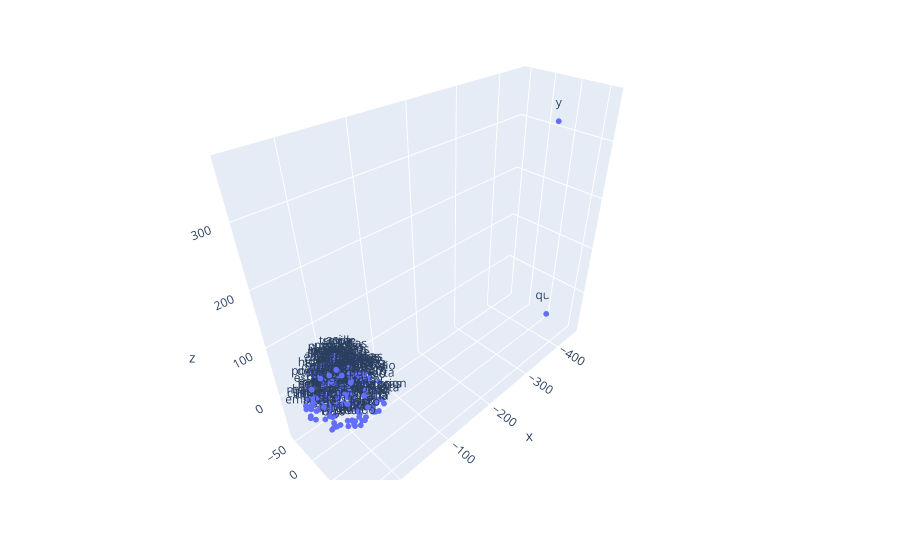

Here is the notebook cell this chart was saved with:
### Code cell
# Graficar los embedddings en 3D
vecs, labels = reduce_dimensions(w2v_model,3)

fig = px.scatter_3d(x=vecs[:MAX_WORDS,0], y=vecs[:MAX_WORDS,1], z=vecs[:MAX_WORDS,2],text=labels[:MAX_WORDS])
fig.update_traces(marker_size = 2)
fig.show() # esto para plotly en colab

### Figure 1 — Plotly figure (JSON) as saved in the notebook; plotly's stock layout.template omitted (floating-point values rounded to 4 significant figures; data arrays with more than 128 entries replaced by an {"elided": "..."} marker saying what was removed)
{"data": [{"hovertemplate": "x=%{x}<br>y=%{y}<br>z=%{z}<br>text=%{text}<extra></extra>", "legendgroup": "", "marker": {"color": "#636efa", "size": 2, "symbol": "circle"}, "mode": "markers+text", "name": "", "scene": "scene", "showlegend": false, "text": {"elided": "200 str values"}, "type": "scatter3d", "x": {"elided": "200 float values"}, "y": {"elided": "200 float values"}, "z": {"elided": "200 float values"}}], "layout": {"legend": {"tracegroupgap": 0}, "margin": {"t": 60}, "scene": {"domain": {"x": [0, 1], "y": [0, 1]}, "xaxis": {"title": {"text": "x"}}, "yaxis": {"title": {"text": "y"}}, "zaxis": {"title": {"text": "z"}}}}}
